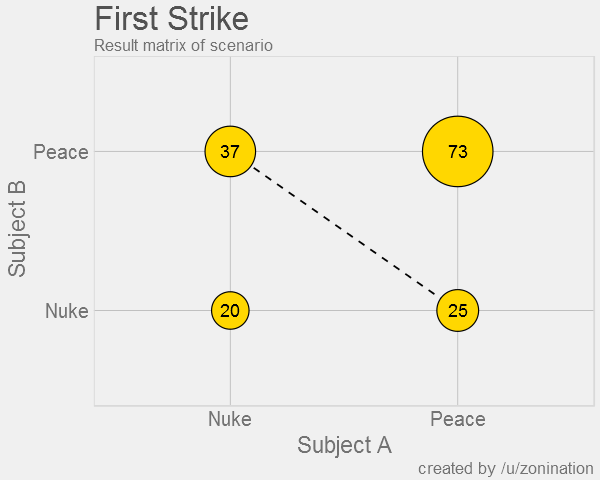

Here is the R script that generated this plot:
##########
# Game D #
##########

# Separate game file into different responses
game.d<-subset(game, !is.na(choice.d) & user!="zonination")[,c(1,3, 8)]

# Perform a check for duplicate entries
# game.d[duplicated(game.d$user)|duplicated(game.d$user, fromLast=T),]

# Check to see if there are even or odd columns.
# I'll enter to complete the pairing if there is odd number.
if(nrow(game.d) %% 2 != 0){
  game.d<-rbind(game.d, subset(game, !is.na(choice.d) & user=="zonination")[,c(1,3, 8)])}

# Begin by randomizing the sample set, and matching opponent.
game.d<-sample_n(game.d, nrow(game.d))
a<-game.d[1:(nrow(game.d)/2),]
b<-game.d[(nrow(game.d)/2 + 1):nrow(game.d),]
game.d<-cbind(a,b); rm(a); rm(b)
names(game.d)<-c("a.time", "a.user", "a.choice",
                 "b.time", "b.user", "b.choice")

# What is our end result?
game.d$end<-NA # Clear column
# Map out one of our four scenarios
for(n in 1:nrow(game.d)){
  # Both choose safe
  if(game.d$a.choice[n] == "Peace" &
     game.d$b.choice[n] == "Peace"){
    game.d$end[n] <- paste("Both /u/", game.d$a.user[n]," and /u/", game.d$b.user[n], " are peaceful.", sep="")}
  
  # A chooses risky and B chooses safe
  if(game.d$a.choice[n] == "Nuke" &
     game.d$b.choice[n] == "Peace"){
    game.d$end[n] <- paste("/u/", game.d$a.user[n]," nukes and destroys /u/", game.d$b.user[n], " out of opportunity.", sep="")}
  
  # A chooses safe and B chooses risky
  if(game.d$a.choice[n] == "Peace" &
     game.d$b.choice[n] == "Nuke"){
    game.d$end[n] <- paste("/u/", game.d$b.user[n]," nukes and destroys /u/", game.d$a.user[n], " out of opportunity.", sep="")}
  
  # Both choose risky
  if(game.d$a.choice[n] == "Nuke" &
     game.d$b.choice[n] == "Nuke"){
    #Figure out who strikes first
    if(game.d$a.time[n]<game.d$b.time[n]){
      game.d$end[n] <- paste("Both try to strike first, but /u/", game.d$a.user[n]," was quicker and annihilates /u/", game.d$b.user[n], " first.", sep="")}
    if(game.d$a.time[n]>=game.d$b.time[n]){
      game.d$end[n] <- paste("Both try to strike first, but /u/", game.d$b.user[n]," was quicker and annihilates /u/", game.d$a.user[n], " first.", sep="")}}
}; rm(n)

# Save the file; easy formatting for reddit tables
write_delim(game.d, "game_d.txt", delim="|")
write_csv(game.d, "game_d.csv")

# Plot and save the results
df<-data.frame("y"=c("Nuke","Peace"), "x"=c("Peace","Nuke"))
ggplot(game.d, aes(x=a.choice, y=b.choice))+
  geom_path(data=df, aes(x,y, group=1), lty=2)+
  geom_point(stat="bin2d", aes(size=..count..), shape=21, color="black", fill="gold")+
  geom_text(stat="bin2d", aes(label=..count..))+
  scale_size(range=c(0,25), limits=c(0,120))+
  guides(size=F)+
  labs(title="First Strike",
       subtitle="Result matrix of scenario",
       x="Subject A",y="Subject B",
       caption="created by /u/zonination")+
  z_theme()
ggsave("game_d.png", height=4, width=5, dpi=120, type="cairo-png")